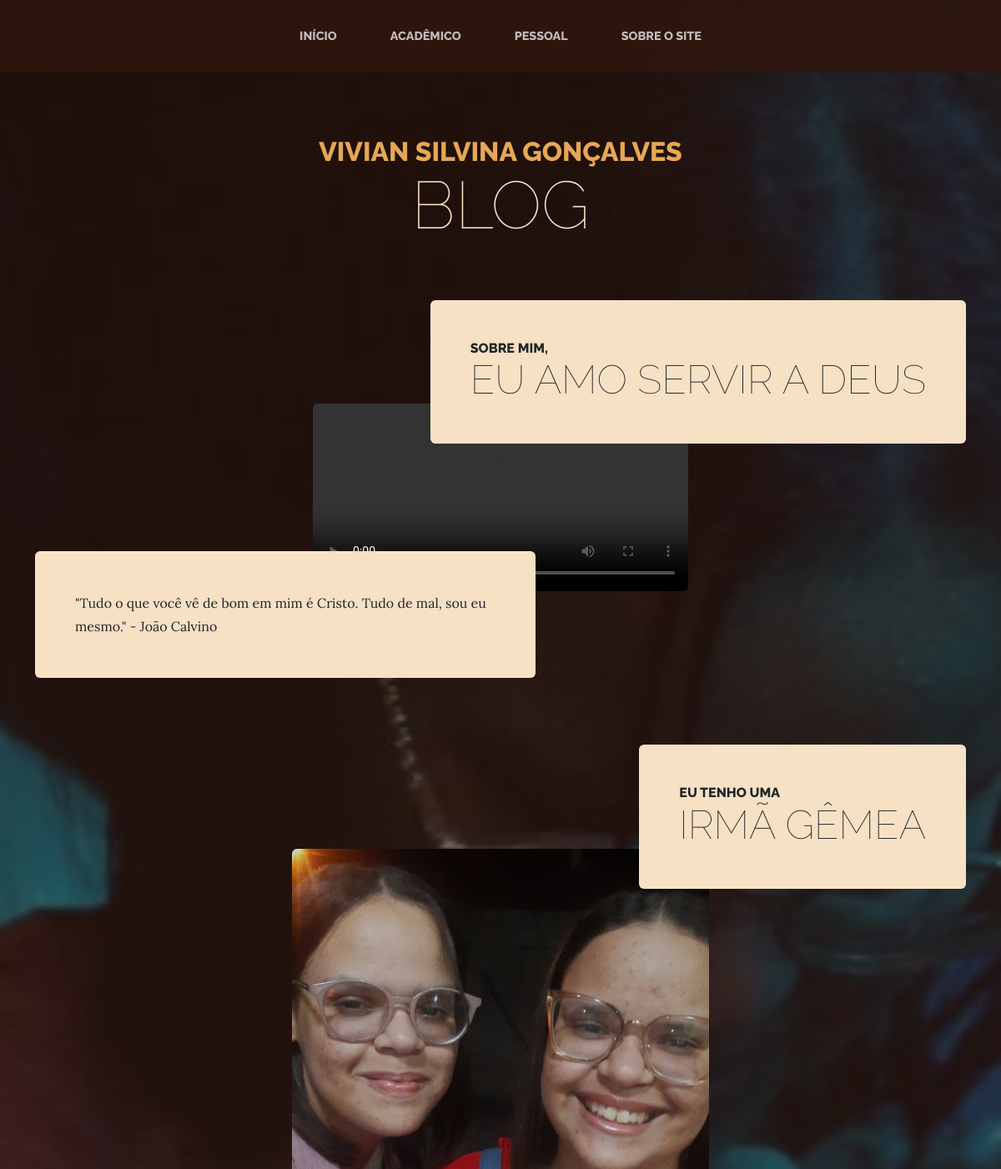
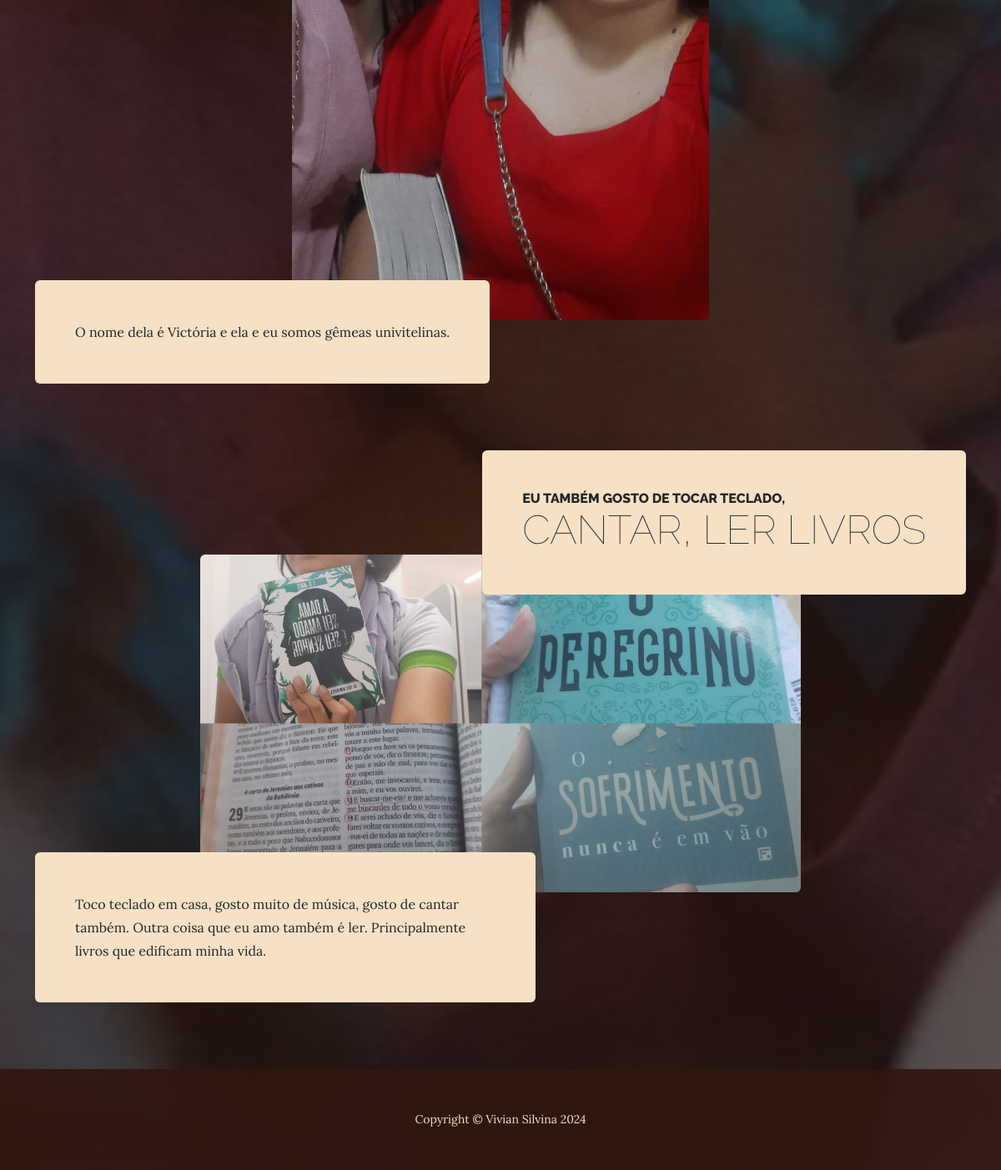
Screenshot of /pessoal/ with the database file from the repository (2 pictures, top to bottom).
### blog/models.py (models this page shows, shortened)
class Pessoal(models.Model):
    titulo = models.CharField(max_length=100)
    subtitulo = models.CharField(max_length=100)
    descricao = models.TextField()
    imagem = models.ImageField(upload_to='images/', blank=True)
    video = models.FileField(upload_to='videos/', blank=True)

### blog/views.py (the view)
# urls.py: path('pessoal/', views.pessoal, name='pessoal'),
def pessoal(request):
    publicacao = Pessoal.objects.all()
    contexto = {
        'posts': publicacao,
    }
    return render(request, 'pessoal.html', contexto)

### blog/templates/pessoal.html
{% extends 'base.html' %}
{% block content %}
{% load static %}
{% for post in posts %}
<section class="page-section">
    <div class="container">
        <div class="product-item">
            <div class="product-item-title d-flex">
                <div class="bg-faded p-5 d-flex ms-auto rounded">
                    <h2 class="section-heading mb-0">
                        <span class="section-heading-upper">{{ post.titulo }}</span>
                        <span class="section-heading-lower">{{ post.subtitulo }}</span>
                    </h2>
                </div>
            </div>
            <div style="text-align: center;" class="product-item-img mx-auto d-flex rounded img-fluid mb-3 mb-lg-0">
                {% if post.video %}
                <video width="450"; height="800" controls style="display: block; margin: 0 auto;" class="img-fluid rounded">
                    <source src="{{ post.video.url }}" type="video/mp4" >
                </video>
                {% endif %}
                {% if post.imagem %}
                <img src="{{ post.imagem.url }}" alt="{{ post.titulo }}" class="img-fluid rounded" style="display: block; margin: 0 auto;">
                {% endif %}
            </div>
            <div class="product-item-description d-flex me-auto">
                <div class="bg-faded p-5 rounded">
                    <p class="mb-0">{{ post.descricao }}</p>
                </div>
            </div>
        </div>
    </div>
</section>
{% endfor %}
{% endblock %}

### blog/templates/base.html (shortened to what this page needs)
<!DOCTYPE html>
<html lang="en">
<head>
    {% load static %}
    <link href="{% static 'css/styles.css' %}" rel="stylesheet" />
</head>
<body>
    <nav class="navbar navbar-expand-lg navbar-dark py-lg-4" id="mainNav">
        <div class="container">
            <div class="collapse navbar-collapse" id="navbarSupportedContent">
                <ul class="navbar-nav mx-auto">
                    <li class="nav-item px-lg-4"><a class="nav-link text-uppercase" href="{% url 'index' %}">Início</a>
                    </li>
                    <li class="nav-item px-lg-4"><a class="nav-link text-uppercase"
                            href="{% url 'academico' %}">Acadêmico</a></li>
                    <li class="nav-item px-lg-4"><a class="nav-link text-uppercase"
                            href="{% url 'pessoal' %}">Pessoal</a></li>
                    <li class="nav-item px-lg-4"><a class="nav-link text-uppercase" href="{% url 'sobre' %}">Sobre o site</a>
                    </li>
                </ul>
            </div>
        </div>
    </nav>
    <header>
        <h1 class="site-heading text-center text-faded">
            <span class="site-heading-upper text-primary mb-3">Vivian Silvina Gonçalves</span>
            <span class="site-heading-lower">Blog</span>
        </h1>
    </header>
    <section class="page-section clearfix">
        {% block content %}
        {% endblock %}
    </section>
    <footer class="footer text-faded text-center py-5">
        <div class="container">
            <p class="m-0 small">Copyright &copy; Vivian Silvina 2024</p>
        </div>
    </footer>
</body>
</html>

### rows the page displays
Pessoal: titulo "SOBRE MIM,", subtitulo "EU AMO SERVIR A DEUS", descricao "\"Tudo o que você vê de bom em mim é Cristo. Tudo de mal, sou eu mesmo.\" - João Calvino"
Pessoal: titulo "EU TENHO UMA", subtitulo "IRMÃ GÊMEA", imagem (picture), descricao "O nome dela é Victória e ela e eu somos gêmeas univitelinas."
Pessoal: titulo "EU TAMBÉM GOSTO DE TOCAR TECLADO,", subtitulo "CANTAR, LER LIVROS", imagem (picture), descricao "Toco teclado em casa, gosto muito de música, gosto de cantar também. Outra coisa que eu amo também é ler. Principalmente livros que edificam minha vida."
